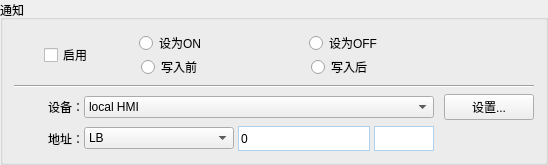
           <widget class="QGroupBox" name="NumberItemNotice">
            <property name="geometry">
             <rect>
              <x>10</x>
              <y>320</y>
              <width>542</width>
              <height>151</height>
             </rect>
            </property>
            <property name="title">
             <string>通知</string>
            </property>
            <layout class="QVBoxLayout" name="verticalLayout_18">
             <item>
              <layout class="QHBoxLayout" name="horizontalLayout_26">
               <item>
                <spacer name="horizontalSpacer_37">
                 <property name="orientation">
                  <enum>Qt::Horizontal</enum>
                 </property>
                 <property name="sizeType">
                  <enum>QSizePolicy::Fixed</enum>
                 </property>
                 <property name="sizeHint" stdset="0">
                  <size>
                   <width>30</width>
                   <height>20</height>
                  </size>
                 </property>
                </spacer>
               </item>
               <item>
                <widget class="QCheckBox" name="ValueItemEnableCheckBox">
                 <property name="text">
                  <string>启用</string>
                 </property>
                </widget>
               </item>
               <item>
                <widget class="QWidget" name="ValueNoticeRadioWidgte" native="true">
                 <layout class="QVBoxLayout" name="verticalLayout_17">
                  <property name="spacing">
                   <number>0</number>
                  </property>
                  <property name="leftMargin">
                   <number>0</number>
                  </property>
                  <property name="topMargin">
                   <number>0</number>
                  </property>
                  <property name="rightMargin">
                   <number>0</number>
                  </property>
                  <property name="bottomMargin">
                   <number>0</number>
                  </property>
                  <item>
                   <layout class="QHBoxLayout" name="horizontalLayout_80">
                    <item>
                     <spacer name="horizontalSpacer_144">
                      <property name="orientation">
                       <enum>Qt::Horizontal</enum>
                      </property>
                      <property name="sizeHint" stdset="0">
                       <size>
                        <width>40</width>
                        <height>20</height>
                       </size>
                      </property>
                     </spacer>
                    </item>
                    <item>
                     <widget class="QRadioButton" name="enableConfirmSaveAsOn_3">
                      <property name="minimumSize">
                       <size>
                        <width>70</width>
                        <height>0</height>
                       </size>
                      </property>
                      <property name="text">
                       <string>设为ON</string>
                      </property>
                     </widget>
                    </item>
                    <item>
                     <spacer name="horizontalSpacer_145">
                      <property name="orientation">
                       <enum>Qt::Horizontal</enum>
                      </property>
                      <property name="sizeType">
                       <enum>QSizePolicy::Minimum</enum>
                      </property>
                      <property name="sizeHint" stdset="0">
                       <size>
                        <width>100</width>
                        <height>20</height>
                       </size>
                      </property>
                     </spacer>
                    </item>
                    <item>
                     <widget class="QRadioButton" name="enableConfirmSaveAsOff_3">
                      <property name="minimumSize">
                       <size>
                        <width>70</width>
                        <height>0</height>
                       </size>
                      </property>
                      <property name="text">
                       <string>设为OFF</string>
                      </property>
                     </widget>
                    </item>
                    <item>
                     <spacer name="horizontalSpacer_146">
                      <property name="orientation">
                       <enum>Qt::Horizontal</enum>
                      </property>
                      <property name="sizeHint" stdset="0">
                       <size>
                        <width>40</width>
                        <height>20</height>
                       </size>
                      </property>
                     </spacer>
                    </item>
                   </layout>
                  </item>
                  <item>
                   <layout class="QHBoxLayout" name="horizontalLayout_86">
                    <item>
                     <spacer name="horizontalSpacer_158">
                      <property name="orientation">
                       <enum>Qt::Horizontal</enum>
                      </property>
                      <property name="sizeHint" stdset="0">
                       <size>
                        <width>40</width>
                        <height>20</height>
                       </size>
                      </property>
                     </spacer>
                    </item>
                    <item>
                     <widget class="QRadioButton" name="enableConfirmSaveAsOn_5">
                      <property name="minimumSize">
                       <size>
                        <width>70</width>
                        <height>0</height>
                       </size>
                      </property>
                      <property name="text">
                       <string>写入前</string>
                      </property>
                     </widget>
                    </item>
                    <item>
                     <spacer name="horizontalSpacer_159">
                      <property name="orientation">
                       <enum>Qt::Horizontal</enum>
                      </property>
                      <property name="sizeType">
                       <enum>QSizePolicy::Minimum</enum>
                      </property>
                      <property name="sizeHint" stdset="0">
                       <size>
                        <width>100</width>
                        <height>20</height>
                       </size>
                      </property>
                     </spacer>
                    </item>
                    <item>
                     <widget class="QRadioButton" name="enableConfirmSaveAsOff_5">
                      <property name="minimumSize">
                       <size>
                        <width>70</width>
                        <height>0</height>
                       </size>
                      </property>
                      <property name="text">
                       <string>写入后</string>
                      </property>
                     </widget>
                    </item>
                    <item>
                     <spacer name="horizontalSpacer_160">
                      <property name="orientation">
                       <enum>Qt::Horizontal</enum>
                      </property>
                      <property name="sizeHint" stdset="0">
                       <size>
                        <width>40</width>
                        <height>20</height>
                       </size>
                      </property>
                     </spacer>
                    </item>
                   </layout>
                  </item>
                 </layout>
                </widget>
               </item>
               <item>
                <spacer name="horizontalSpacer_38">
                 <property name="orientation">
                  <enum>Qt::Horizontal</enum>
                 </property>
                 <property name="sizeHint" stdset="0">
                  <size>
                   <width>40</width>
                   <height>20</height>
                  </size>
                 </property>
                </spacer>
               </item>
              </layout>
             </item>
             <item>
              <widget class="QWidget" name="ValueEnableConfirmSubWidget" native="true">
               <layout class="QVBoxLayout" name="verticalLayout_44">
                <property name="leftMargin">
                 <number>0</number>
                </property>
                <property name="topMargin">
                 <number>0</number>
                </property>
                <property name="rightMargin">
                 <number>0</number>
                </property>
                <property name="bottomMargin">
                 <number>0</number>
                </property>
                <item>
                 <widget class="Line" name="NoticeLine_7">
                  <property name="orientation">
                   <enum>Qt::Horizontal</enum>
                  </property>
                 </widget>
                </item>
                <item>
                 <layout class="QHBoxLayout" name="horizontalLayout_81">
                  <property name="spacing">
                   <number>0</number>
                  </property>
                  <item>
                   <widget class="QLabel" name="WatchAddrDevType_3">
                    <property name="minimumSize">
                     <size>
                      <width>70</width>
                      <height>0</height>
                     </size>
                    </property>
                    <property name="maximumSize">
                     <size>
                      <width>70</width>
                      <height>16777215</height>
                     </size>
                    </property>
                    <property name="text">
                     <string>设备：</string>
                    </property>
                    <property name="alignment">
                     <set>Qt::AlignRight|Qt::AlignTrailing|Qt::AlignVCenter</set>
                    </property>
                   </widget>
                  </item>
                  <item>
                   <widget class="QComboBox" name="NumberItemNoticeDev">
                    <property name="minimumSize">
                     <size>
                      <width>350</width>
                      <height>0</height>
                     </size>
                    </property>
                    <property name="maximumSize">
                     <size>
                      <width>350</width>
                      <height>16777215</height>
                     </size>
                    </property>
                    <item>
                     <property name="text">
                      <string>local HMI</string>
                     </property>
                    </item>
                   </widget>
                  </item>
                  <item>
                   <spacer name="horizontalSpacer_147">
                    <property name="orientation">
                     <enum>Qt::Horizontal</enum>
                    </property>
                    <property name="sizeType">
                     <enum>QSizePolicy::Fixed</enum>
                    </property>
                    <property name="sizeHint" stdset="0">
                     <size>
                      <width>10</width>
                      <height>20</height>
                     </size>
                    </property>
                   </spacer>
                  </item>
                  <item>
                   <widget class="QPushButton" name="NumberItemNoticeSetBtn">
                    <property name="minimumSize">
                     <size>
                      <width>90</width>
                      <height>0</height>
                     </size>
                    </property>
                    <property name="maximumSize">
                     <size>
                      <width>90</width>
                      <height>16777215</height>
                     </size>
                    </property>
                    <property name="text">
                     <string>设置...</string>
                    </property>
                   </widget>
                  </item>
                 </layout>
                </item>
                <item>
                 <layout class="QHBoxLayout" name="horizontalLayout_82">
                  <property name="spacing">
                   <number>0</number>
                  </property>
                  <item>
                   <widget class="QLabel" name="FuncAddrLabel_7">
                    <property name="minimumSize">
                     <size>
                      <width>70</width>
                      <height>0</height>
                     </size>
                    </property>
                    <property name="maximumSize">
                     <size>
                      <width>70</width>
                      <height>16777215</height>
                     </size>
                    </property>
                    <property name="text">
                     <string>地址：</string>
                    </property>
                    <property name="alignment">
                     <set>Qt::AlignRight|Qt::AlignTrailing|Qt::AlignVCenter</set>
                    </property>
                   </widget>
                  </item>
                  <item>
                   <widget class="QComboBox" name="NumberItemNoticeAddr">
                    <property name="minimumSize">
                     <size>
                      <width>150</width>
                      <height>0</height>
                     </size>
                    </property>
                    <property name="maximumSize">
                     <size>
                      <width>16777215</width>
                      <height>16777215</height>
                     </size>
                    </property>
                    <item>
                     <property name="text">
                      <string>LB</string>
                     </property>
                    </item>
                    <item>
                     <property name="text">
                      <string>RW_A_Bit</string>
                     </property>
                    </item>
                    <item>
                     <property name="text">
                      <string>RW_Bit</string>
                     </property>
                    </item>
                    <item>
                     <property name="text">
                      <string>LW_Bit</string>
                     </property>
                    </item>
                    <item>
                     <property name="text">
                      <string>RBI</string>
                     </property>
                    </item>
                   </widget>
                  </item>
                  <item>
                   <spacer name="horizontalSpacer_148">
                    <property name="orientation">
                     <enum>Qt::Horizontal</enum>
                    </property>
                    <property name="sizeType">
                     <enum>QSizePolicy::Fixed</enum>
                    </property>
                    <property name="sizeHint" stdset="0">
                     <size>
                      <width>4</width>
                      <height>20</height>
                     </size>
                    </property>
                   </spacer>
                  </item>
                  <item>
                   <widget class="QLineEdit" name="lineEdit_71">
                    <property name="minimumSize">
                     <size>
                      <width>0</width>
                      <height>1</height>
                     </size>
                    </property>
                    <property name="maximumSize">
                     <size>
                      <width>16777215</width>
                      <height>25</height>
                     </size>
                    </property>
                    <property name="styleSheet">
                     <string notr="true">
border:1px solid rgba(174,209,239,1);</string>
                    </property>
                    <property name="text">
                     <string>0</string>
                    </property>
                   </widget>
                  </item>
                  <item>
                   <spacer name="horizontalSpacer_149">
                    <property name="orientation">
                     <enum>Qt::Horizontal</enum>
                    </property>
                    <property name="sizeType">
                     <enum>QSizePolicy::Fixed</enum>
                    </property>
                    <property name="sizeHint" stdset="0">
                     <size>
                      <width>4</width>
                      <height>20</height>
                     </size>
                    </property>
                   </spacer>
                  </item>
                  <item>
                   <widget class="QLineEdit" name="lineEdit_72">
                    <property name="minimumSize">
                     <size>
                      <width>60</width>
                      <height>25</height>
                     </size>
                    </property>
                    <property name="maximumSize">
                     <size>
                      <width>60</width>
                      <height>25</height>
                     </size>
                    </property>
                    <property name="styleSheet">
                     <string notr="true">
border:1px solid rgba(174,209,239,1);</string>
                    </property>
                   </widget>
                  </item>
                  <item>
                   <spacer name="horizontalSpacer_150">
                    <property name="orientation">
                     <enum>Qt::Horizontal</enum>
                    </property>
                    <property name="sizeType">
                     <enum>QSizePolicy::Fixed</enum>
                    </property>
                    <property name="sizeHint" stdset="0">
                     <size>
                      <width>100</width>
                      <height>20</height>
                     </size>
                    </property>
                   </spacer>
                  </item>
                 </layout>
                </item>
               </layout>
              </widget>
             </item>
             <item>
              <spacer name="verticalSpacer_4">
               <property name="orientation">
                <enum>Qt::Vertical</enum>
               </property>
               <property name="sizeHint" stdset="0">
                <size>
                 <width>20</width>
                 <height>40</height>
                </size>
               </property>
              </spacer>
             </item>
            </layout>
           </widget>
